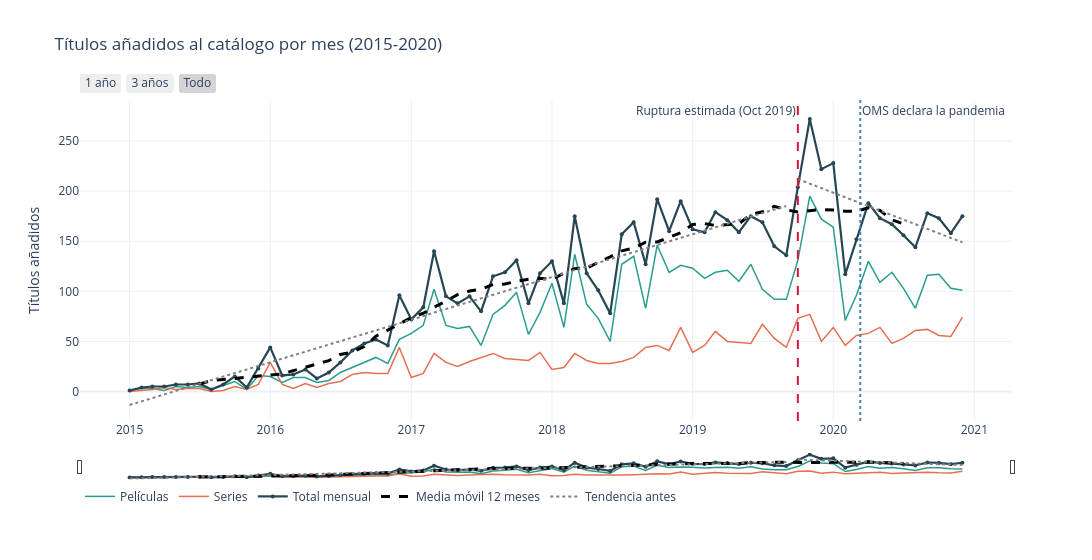

Notebook code for this chart:
### Code cell
fig_s = go.Figure()
fig_s.add_trace(go.Scatter(x=mensual.index, y=mensual["Movie"], name="Películas",
                           mode="lines", line=dict(color="#2a9d8f", width=1.5)))
fig_s.add_trace(go.Scatter(x=mensual.index, y=mensual["TV Show"], name="Series",
                           mode="lines", line=dict(color="#e76f51", width=1.5)))
fig_s.add_trace(go.Scatter(x=mensual.index, y=mensual["Total"], name="Total mensual",
                           mode="lines+markers", line=dict(color="#264653", width=2.2), marker=dict(size=4)))
fig_s.add_trace(go.Scatter(x=mensual.index, y=mensual["Media móvil 12m"], name="Media móvil 12 meses",
                           mode="lines", line=dict(color="black", width=3, dash="dash")))
# Ajuste lineal de cada tramo para visualizar el cambio de pendiente
fig_s.add_trace(go.Scatter(x=mensual.index[:mejor], y=np.polyval(p1, x[:mejor]), name="Tendencia antes",
                           mode="lines", line=dict(color="gray", width=2, dash="dot")))
fig_s.add_trace(go.Scatter(x=mensual.index[mejor:], y=np.polyval(p2, x[mejor:]), name="Tendencia después",
                           mode="lines", line=dict(color="gray", width=2, dash="dot"), showlegend=False))
fig_s.add_vline(x=fecha_ruptura, line=dict(color="crimson", dash="dash"),
                annotation_text=f"Ruptura estimada ({fecha_ruptura:%b %Y})", annotation_position="top left")
fig_s.add_vline(x=pd.Timestamp("2020-03-11"), line=dict(color="steelblue", dash="dot"),
                annotation_text="OMS declara la pandemia", annotation_position="top right")
fig_s.update_layout(
    title="Títulos añadidos al catálogo por mes (2015-2020)", width=1100, height=560,
    hovermode="x unified", template="plotly_white",
    yaxis_title="Títulos añadidos", xaxis_title=None,
    legend=dict(orientation="h", y=-0.28),
    xaxis=dict(rangeslider=dict(visible=True, thickness=0.07),
               rangeselector=dict(buttons=[
                   dict(count=1, label="1 año", step="year", stepmode="backward"),
                   dict(count=3, label="3 años", step="year", stepmode="backward"),
                   dict(step="all", label="Todo")])),
)
fig_s.write_html("figuras/04_serie_tiempo.html")
fig_s.show()
